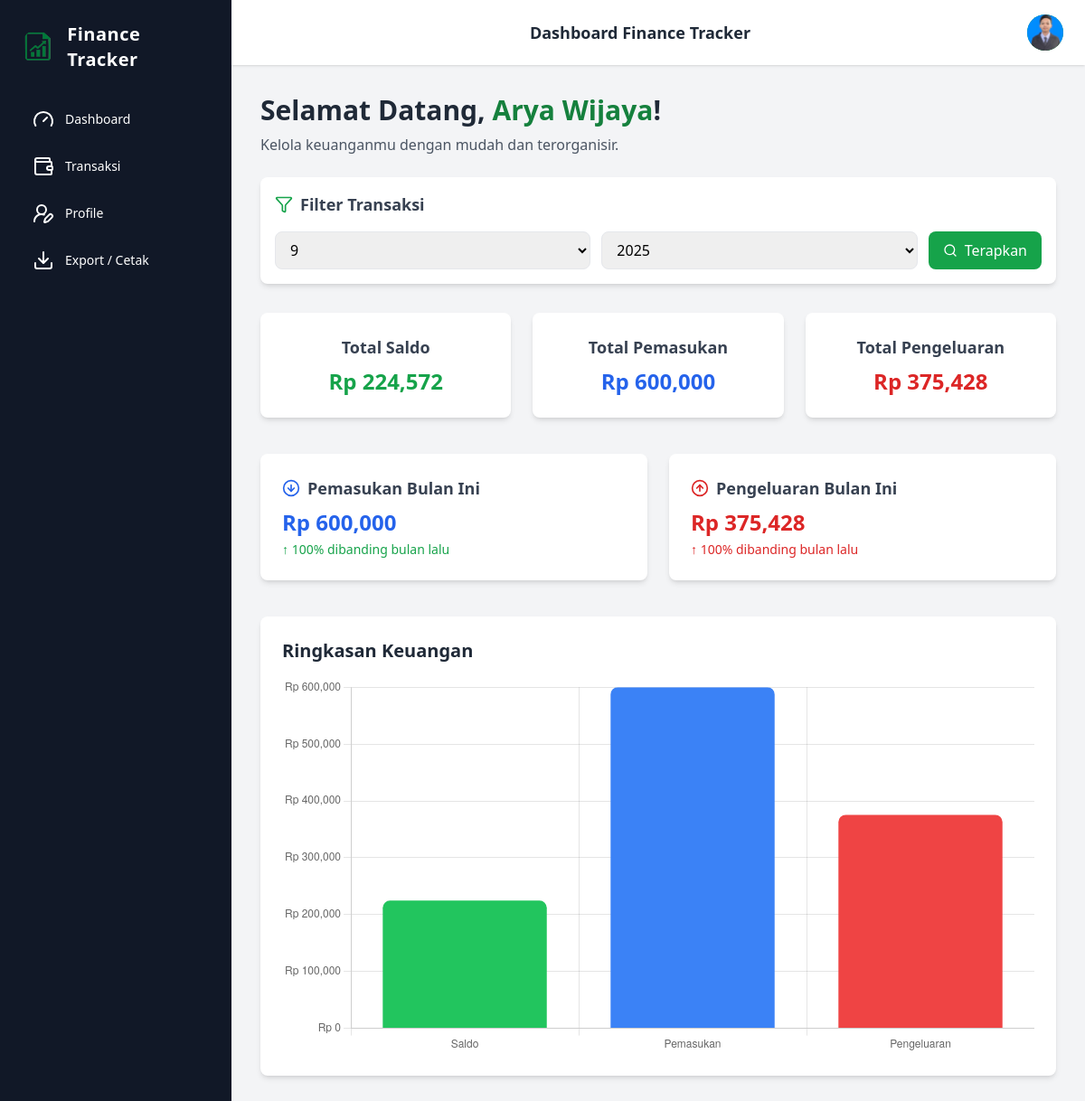
The page /dashboard (signed in) on the database its author committed.
### models/user.py (models this page shows, shortened)
class User(Base):
    __tablename__ = "user"
    id = Column(Integer, primary_key=True, index=True)
    name = Column(String(100), nullable=False)
    email = Column(String(100), unique=True, index=True, nullable=False)
    password = Column(String(255), nullable=False)
    image = Column(String(255), nullable=True)
    theme = Column(String(20), default="light")            # "light" atau "dark"
    default_month = Column(Integer, nullable=True)
    default_year = Column(Integer, nullable=True)
    notify_low_balance = Column(Boolean, default=False)
    low_balance_threshold = Column(Float, default=0.0)
    weekly_summary = Column(Boolean, default=False)
    export_format = Column(String(10), default="csv")      # csv / xlsx / pdf

### routes/auth_routes.py (the view)
    @app.route("/dashboard")
    def dashboard():
        if "user_id" not in session:
            flash("Silakan login terlebih dahulu!", "error")
            return redirect(url_for("login"))
        db = SessionLocal()
        user_id = session["user_id"]
        user = db.query(User).get(user_id)
        month = request.args.get("month", type=int)
        year = request.args.get("year", type=int)
        now = datetime.now()
        if not month:
            month = now.month
        if not year:
            year = now.year
        query_this = db.query(Transaction).filter(
            Transaction.user_id == user_id,
            extract("month", Transaction.date) == month,
            extract("year", Transaction.date) == year,
        )
        transactions_this = query_this.all()
        total_income = sum(t.amount for t in transactions_this if t.type == "income")
        total_expense = sum(t.amount for t in transactions_this if t.type == "expense")
        total_balance = total_income - total_expense
        prev_month = month - 1 if month > 1 else 12
        prev_year = year if month > 1 else year - 1
        query_prev = db.query(Transaction).filter(
            Transaction.user_id == user_id,
            extract("month", Transaction.date) == prev_month,
            extract("year", Transaction.date) == prev_year,
        )
        transactions_prev = query_prev.all()
        prev_income = sum(t.amount for t in transactions_prev if t.type == "income")
        prev_expense = sum(t.amount for t in transactions_prev if t.type == "expense")
        def calc_change(curr, prev):
            if prev == 0:
                return 100 if curr > 0 else 0
            return round(((curr - prev) / prev) * 100, 1)
        income_change = calc_change(total_income, prev_income)
        expense_change = calc_change(total_expense, prev_expense)
        db.close()
        return render_template(
            "index.html",
            user=user,
            username=session.get("username"),
            user_image=session.get("user_image"),
            total_income=total_income,
            total_expense=total_expense,
            total_balance=total_balance,
            income_change=income_change,
            expense_change=expense_change,
            selected_month=month,
            selected_year=year,
        )

### templates/index.html (shortened to what this page needs)
<!DOCTYPE html>
<html lang="en">
  <head>
    <script src="https://cdn.tailwindcss.com"></script>
  </head>
  <body class="bg-gray-100">
    <div class="flex h-screen overflow-hidden">
      <aside
        id="sidebar"
        class="w-64 bg-gray-900 text-white flex flex-col p-6 fixed h-full z-40 sidebar-transition transform -translate-x-64 lg:translate-x-0"
      >
        <div
          class="flex items-center gap-3 mb-8 cursor-pointer"
          onclick="window.location.href='/dashboard'"
        >
          <img
            src="{{ url_for('static', filename='favicon.png') }}"
            alt="Logo"
            class="w-10 h-10 rounded-full"
          />
          <h2 class="text-xl font-bold tracking-wide">Finance Tracker</h2>
        </div>
        <nav class="flex flex-col gap-3 text-sm">
          <a
            href="/dashboard"
            class="menu-item px-3 py-2 rounded-lg flex items-center gap-3"
          >
            <i data-lucide="gauge"></i> Dashboard
          </a>
          <a
            href="/transactions"
            class="menu-item px-3 py-2 rounded-lg flex items-center gap-3"
          >
            <i data-lucide="wallet"></i> Transaksi
          </a>
          <a
            href="/profile"
            class="menu-item px-3 py-2 rounded-lg flex items-center gap-3"
          >
            <i data-lucide="user-round-pen"></i> Profile
          </a>
          <a
            href="{{ url_for('export.export') }}"
            class="menu-item px-3 py-2 rounded-lg flex items-center gap-3"
          >
            <i data-lucide="download"></i> Export / Cetak
          </a>
        </nav>
      </aside>
      <main id="mainContent" class="flex-1 flex flex-col transition-all duration-300 lg:ml-64">
        <header
          class="flex justify-between items-center bg-white shadow px-6 py-4 relative"
        >
          <h1 class="mx-auto text-lg font-bold text-gray-800">
            Dashboard Finance Tracker
          </h1>
          <div class="relative">
            <button
              id="avatarBtn"
              class="w-10 h-10 bg-green-600 text-white font-bold rounded-full flex items-center justify-center overflow-hidden"
            >
              {% if user.image %}
              <img
                src="{{ url_for('static', filename=user.image) }}"
                alt="Avatar"
                class="w-full h-full object-cover"
              />
              {% else %} {{ user.name[:1]|upper }} {% endif %}
            </button>
          </div>
        </header>
        <div class="flex-1 p-8 overflow-y-auto">
          <h1 class="text-3xl font-bold text-gray-800">
            Selamat Datang, <span class="text-green-700">{{ username }}</span>!
          </h1>
          <p class="mt-2 text-gray-600">
            Kelola keuanganmu dengan mudah dan terorganisir.
          </p>
          <div class="bg-white shadow-md rounded-lg p-4 mb-6 mt-6">
            <h3 class="text-lg font-semibold text-gray-700 mb-4 flex items-center gap-2">
              <i data-lucide="filter" class="w-5 h-5 text-green-600"></i> Filter Transaksi
            </h3>
            <form method="get" action="{{ url_for('dashboard') }}" class="flex flex-col md:flex-row gap-3">
              <select
                name="month"
                class="border rounded-lg px-3 py-2 flex-1 focus:ring-2 focus:ring-green-500"
              >
                {% for m in range(1,13) %}
                <option value="{{ m }}" {% if selected_month == m %}selected{% endif %}>
                  {{ m }}
                </option>
                {% endfor %}
              </select>
              <select
                name="year"
                class="border rounded-lg px-3 py-2 flex-1 focus:ring-2 focus:ring-green-500"
              >
                {% for y in range(2023, 2026) %}
                <option value="{{ y }}" {% if selected_year == y %}selected{% endif %}>
                  {{ y }}
                </option>
                {% endfor %}
              </select>
              <button
                type="submit"
                class="bg-green-600 text-white px-4 py-2 rounded-lg hover:bg-green-700 flex items-center gap-2"
              >
                <i data-lucide="search" class="w-4 h-4"></i> Terapkan
              </button>
            </form>
          </div>
          <div class="grid grid-cols-1 md:grid-cols-3 gap-6 mt-8">
            <div class="bg-white shadow-md rounded-lg p-6 text-center">
              <h3 class="text-lg font-semibold text-gray-700">Total Saldo</h3>
              <p class="text-2xl font-bold text-green-600 mt-2">
                Rp {{ "{:,.0f}".format(total_balance) }}
              </p>
            </div>
            <div class="bg-white shadow-md rounded-lg p-6 text-center">
              <h3 class="text-lg font-semibold text-gray-700">
                Total Pemasukan
              </h3>
              <p class="text-2xl font-bold text-blue-600 mt-2">
                Rp {{ "{:,.0f}".format(total_income) }}
              </p>
            </div>
            <div class="bg-white shadow-md rounded-lg p-6 text-center">
              <h3 class="text-lg font-semibold text-gray-700">
                Total Pengeluaran
              </h3>
              <p class="text-2xl font-bold text-red-600 mt-2">
                Rp {{ "{:,.0f}".format(total_expense) }}
              </p>
            </div>
          </div>
          <div class="grid grid-cols-1 md:grid-cols-2 lg:grid-cols-2 gap-6 mt-10">
            <div class="bg-white shadow-md rounded-lg p-6">
              <h3 class="text-lg font-semibold text-gray-700 flex items-center gap-2">
                <i data-lucide="arrow-down-circle" class="w-5 h-5 text-blue-600"></i> Pemasukan Bulan Ini
              </h3>
              <p class="text-2xl font-bold text-blue-600 mt-2">
                Rp {{ "{:,.0f}".format(total_income) }}
              </p>
              <p class="mt-1 text-sm {% if income_change >= 0 %}text-green-600{% else %}text-red-600{% endif %}">
                {% if income_change >= 0 %} ↑ {{ income_change }}% {% else %} ↓ {{ income_change|abs }}% {% endif %}
                dibanding bulan lalu
              </p>
            </div>
            <div class="bg-white shadow-md rounded-lg p-6">
              <h3 class="text-lg font-semibold text-gray-700 flex items-center gap-2">
                <i data-lucide="arrow-up-circle" class="w-5 h-5 text-red-600"></i> Pengeluaran Bulan Ini
              </h3>
              <p class="text-2xl font-bold text-red-600 mt-2">
                Rp {{ "{:,.0f}".format(total_expense) }}
              </p>
              <p class="mt-1 text-sm {% if expense_change <= 0 %}text-green-600{% else %}text-red-600{% endif %}">
                {% if expense_change >= 0 %} ↑ {{ expense_change }}% {% else %} ↓ {{ expense_change|abs }}% {% endif %}
                dibanding bulan lalu
              </p>
            </div>
          </div>
          <div class="bg-white shadow-md rounded-lg p-6 mt-10">
            <h2 class="text-xl font-semibold text-gray-800 mb-4">
              Ringkasan Keuangan
            </h2>
            <canvas id="financeChart" class="w-full h-64"></canvas>
          </div>
        </div>
      </main>
    </div>
    <script>
      // Chart
      const ctx = document.getElementById("financeChart").getContext("2d");
      new Chart(ctx, {
        type: "bar",
        data: {
          labels: ["Saldo", "Pemasukan", "Pengeluaran"],
          datasets: [
            {
              label: "Jumlah (Rp)",
              data: [{{ total_balance }}, {{ total_income }}, {{ total_expense }}],
              backgroundColor: ["#22c55e", "#3b82f6", "#ef4444"],
              borderRadius: 8,
            },
          ],
        },
        options: {
          responsive: true,
          plugins: { legend: { display: false } },
          scales: {
            y: {
              beginAtZero: true,
              ticks: { callback: (value) => `Rp ${value.toLocaleString()}` },
            },
          },
        },
      });
      // Avatar dropdown toggle
      const avatarBtn = document.getElementById("avatarBtn");
      const dropdownMenu = document.getElementById("dropdownMenu");
      avatarBtn.addEventListener("click", () => {
        dropdownMenu.classList.toggle("hidden");
      });
      // Sidebar toggle
      const sidebar = document.getElementById("sidebar");
      const backdrop = document.getElementById("backdrop");
      const sidebarToggle = document.getElementById("sidebarToggle");
      sidebarToggle.addEventListener("click", () => {
        sidebar.classList.toggle("-translate-x-64");
        backdrop.classList.toggle("hidden");
      });
      // Klik backdrop untuk menutup sidebar
      backdrop.addEventListener("click", () => {
        sidebar.classList.add("-translate-x-64");
        backdrop.classList.add("hidden");
      });
      // Load Lucide icons
      lucide.createIcons();
    </script>
  </body>
</html>

### templates/index.html (style rules this page uses)
body { overflow-x: hidden; }
.menu-item { transition: all 0.3s ease; }
.sidebar-transition { transition: transform 0.3s ease-in-out; }

### rows shown on the page
User: image (picture), name "Arya Wijaya"

### other values the page prints
{{ "{:,.0f}".format(total_balance) }} "224,572"
{{ "{:,.0f}".format(total_income) }} "600,000"
{{ "{:,.0f}".format(total_expense) }} "375,428"
{{ income_change }} "100"
{{ expense_change }} "100"
form field month "9"
form field year "2025"
chart data {{ total_balance }} 224572.0
chart data {{ total_income }} 600000.0
chart data {{ total_expense }} 375428.0
